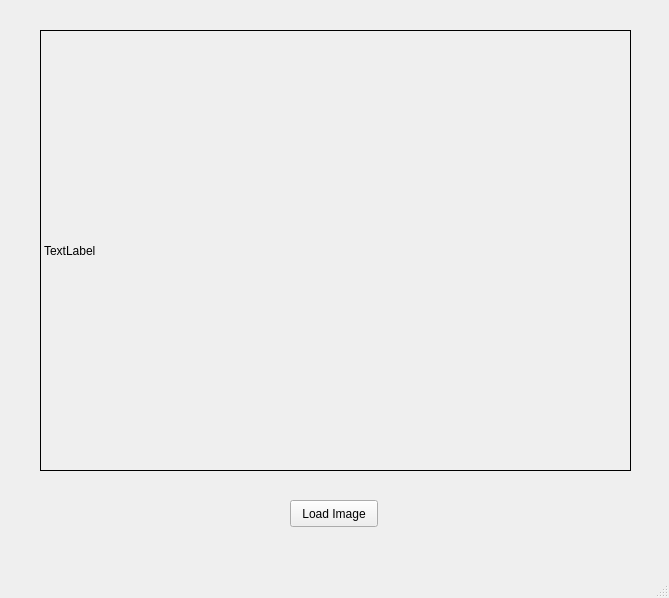
<?xml version="1.0" encoding="UTF-8"?>
<ui version="4.0">
 <class>MainWindow</class>
 <widget class="QMainWindow" name="MainWindow">
  <property name="geometry">
   <rect>
    <x>0</x>
    <y>0</y>
    <width>669</width>
    <height>598</height>
   </rect>
  </property>
  <property name="windowTitle">
   <string>MainWindow</string>
  </property>
  <widget class="QWidget" name="centralwidget">
   <widget class="QLabel" name="imglabel">
    <property name="geometry">
     <rect>
      <x>40</x>
      <y>30</y>
      <width>591</width>
      <height>441</height>
     </rect>
    </property>
    <property name="frameShape">
     <enum>QFrame::Box</enum>
    </property>
    <property name="text">
     <string>TextLabel</string>
    </property>
   </widget>
   <widget class="QPushButton" name="loadbutton">
    <property name="geometry">
     <rect>
      <x>290</x>
      <y>500</y>
      <width>88</width>
      <height>27</height>
     </rect>
    </property>
    <property name="text">
     <string>Load Image</string>
    </property>
   </widget>
  </widget>
  <widget class="QMenuBar" name="menubar">
   <property name="geometry">
    <rect>
     <x>0</x>
     <y>0</y>
     <width>669</width>
     <height>24</height>
    </rect>
   </property>
  </widget>
  <widget class="QStatusBar" name="statusbar"/>
 </widget>
 <resources/>
 <connections/>
</ui>
